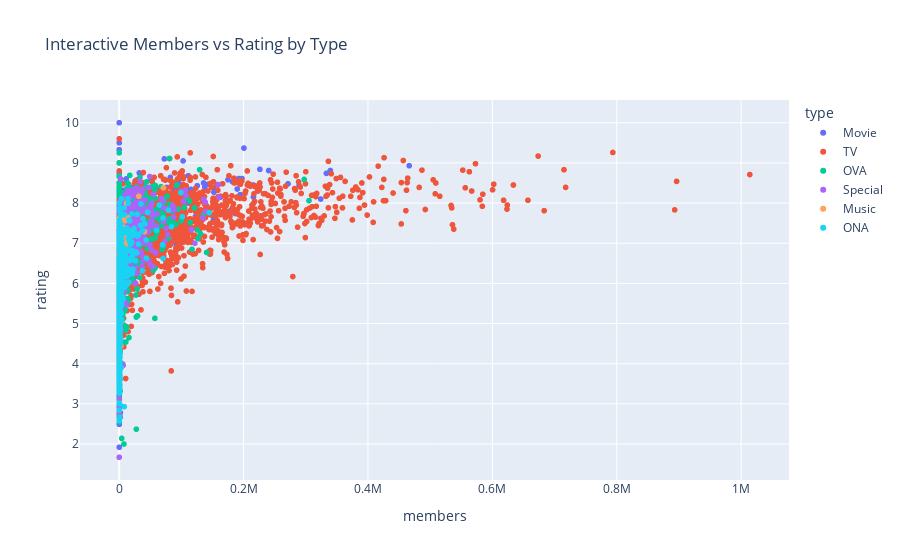

The notebook cell saved with this chart:
### Code cell
# ## 📊 Interactive Plot with Plotly (Optional)
fig = px.scatter(df, x='members', y='rating', color='type', hover_data=['name'],
                 title='Interactive Members vs Rating by Type')
fig.show()

### Figure 1 — Plotly figure (JSON) as saved in the notebook; plotly's stock layout.template omitted (floating-point values rounded to 4 significant figures; data arrays with more than 128 entries replaced by an {"elided": "..."} marker saying what was removed)
{"data": [{"customdata": {"elided": "2348x1 str values"}, "hovertemplate": "type=Movie<br>members=%{x}<br>rating=%{y}<br>name=%{customdata[0]}<extra></extra>", "legendgroup": "Movie", "marker": {"color": "#636efa", "symbol": "circle"}, "mode": "markers", "name": "Movie", "showlegend": true, "type": "scattergl", "x": {"elided": "2348 int values"}, "xaxis": "x", "y": {"elided": "2348 float values"}, "yaxis": "y"}, {"customdata": {"elided": "3787x1 str values"}, "hovertemplate": "type=TV<br>members=%{x}<br>rating=%{y}<br>name=%{customdata[0]}<extra></extra>", "legendgroup": "TV", "marker": {"color": "#EF553B", "symbol": "circle"}, "mode": "markers", "name": "TV", "showlegend": true, "type": "scattergl", "x": {"elided": "3787 int values"}, "xaxis": "x", "y": {"elided": "3787 float values"}, "yaxis": "y"}, {"customdata": {"elided": "3311x1 str values"}, "hovertemplate": "type=OVA<br>members=%{x}<br>rating=%{y}<br>name=%{customdata[0]}<extra></extra>", "legendgroup": "OVA", "marker": {"color": "#00cc96", "symbol": "circle"}, "mode": "markers", "name": "OVA", "showlegend": true, "type": "scattergl", "x": {"elided": "3311 int values"}, "xaxis": "x", "y": {"elided": "3311 float values"}, "yaxis": "y"}, {"customdata": {"elided": "1676x1 str values"}, "hovertemplate": "type=Special<br>members=%{x}<br>rating=%{y}<br>name=%{customdata[0]}<extra></extra>", "legendgroup": "Special", "marker": {"color": "#ab63fa", "symbol": "circle"}, "mode": "markers", "name": "Special", "showlegend": true, "type": "scattergl", "x": {"elided": "1676 int values"}, "xaxis": "x", "y": {"elided": "1676 float values"}, "yaxis": "y"}, {"customdata": {"elided": "488x1 str values"}, "hovertemplate": "type=Music<br>members=%{x}<br>rating=%{y}<br>name=%{customdata[0]}<extra></extra>", "legendgroup": "Music", "marker": {"color": "#FFA15A", "symbol": "circle"}, "mode": "markers", "name": "Music", "showlegend": true, "type": "scattergl", "x": {"elided": "488 int values"}, "xaxis": "x", "y": {"elided": "488 float values"}, "yaxis": "y"}, {"customdata": {"elided": "659x1 str values"}, "hovertemplate": "type=ONA<br>members=%{x}<br>rating=%{y}<br>name=%{customdata[0]}<extra></extra>", "legendgroup": "ONA", "marker": {"color": "#19d3f3", "symbol": "circle"}, "mode": "markers", "name": "ONA", "showlegend": true, "type": "scattergl", "x": {"elided": "659 int values"}, "xaxis": "x", "y": {"elided": "659 float values"}, "yaxis": "y"}], "layout": {"legend": {"title": {"text": "type"}, "tracegroupgap": 0}, "title": {"text": "Interactive Members vs Rating by Type"}, "xaxis": {"anchor": "y", "domain": [0, 1], "title": {"text": "members"}}, "yaxis": {"anchor": "x", "domain": [0, 1], "title": {"text": "rating"}}}}
